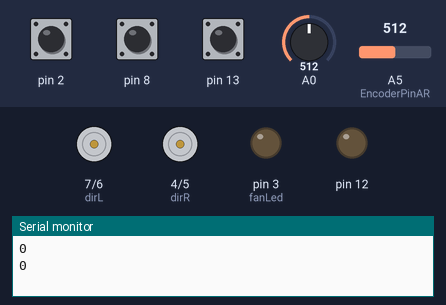
Simulated run of this sketch. Board: Arduino Uno, built with avr-gcc and run on an emulated ATmega328P. Parts: direction and speed pins drawn as motors (green arrow = direction pin HIGH = forward, orange = LOW = backward, longer = more drive), output pins drawn as LEDs (lit = HIGH), the last lines printed to the serial monitor. The inputs (shaded band) are chosen by the test bench; at power-on: pin 13 HIGH, pin 2 HIGH, pin 8 HIGH, A0 = 512, A5 (EncoderPinAR) = 512.

Above: at 1.2 s.
1.3 s: pin 13 pulled LOW for 1 s
At 3.3 s:
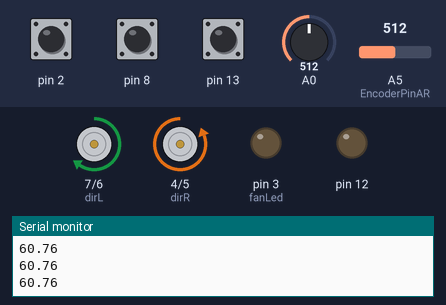
Timing chart, 0 to 4.8 s (numbered marks = the images above; inputs shaded):
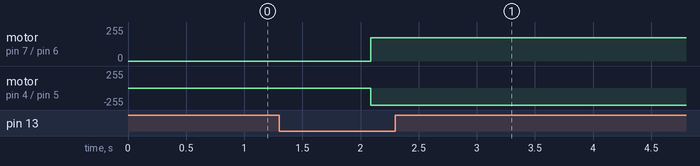

Measured:
- after the input at 1.3 s, motor on pin 7 (dirL) / pin 6 (pwmL): stopped → forward 175/255 after 0.79 s; motor on pin 4 (dirR) / pin 5 (pwmR): stopped → backward 255/255 after 0.79 s

The sketch:

Almost_Straight66.ino
```cpp
int dirR = 4;
int pwmR = 5;
int pwmL = 6;
int dirL = 7;
int reset;
int candleCount;
int fanLed = 3;
int micLed = 5;
 bool go = false;
 uint8_t oldtimer, oldadc, oldadmux;

 #include <avr/io.h>
#include <avr/interrupt.h>
#include <math.h>

//Define Pins
#define EncoderPinAL 18   // Encoder Pin A pin 2 and pin 3 are inturrpt pins
#define EncoderPinAR 19   // Encoder Pin B

volatile int countsR;
volatile int countsL;
int discount=0;
int ldiscount=0;
int rdiscount=0;
int lsCan=0;

double DspeedL = 200;
double DspeedR = 180;
double speedL = DspeedL;
double speedR = DspeedR;

void setup() {
  // put youR setup code heRe, to Run once:
  Serial.begin(9600);
  pinMode(dirR, OUTPUT);
  pinMode(pwmR, OUTPUT);
  pinMode(pwmL, OUTPUT);
  pinMode(dirL, OUTPUT);
  pinMode(12, OUTPUT);
  pinMode(2, INPUT);
  pinMode(8, INPUT);
  pinMode(fanLed, OUTPUT);
  pinMode(micLed, OUTPUT);
  pinMode(13, INPUT);
  digitalWrite(3, LOW);
  digitalWrite(1, LOW);

  pinMode(EncoderPinAR, INPUT); //initialize Encoder Pins
  digitalWrite(EncoderPinAR, LOW); //initialize Pin States
  pinMode(EncoderPinAL, INPUT); //initialize Encoder Pins
  digitalWrite(EncoderPinAL, LOW); //initialize Pin States
//  attachInterrupt(4, readEncoderR, CHANGE); //attach interrupt to PIN 2
//attachInterrupt(5, readEncoderL, CHANGE); //attach interrupt to PIN 2
  countsL = 0;
  countsR = 0;

  oldtimer = TIMSK0;
  oldadc = ADCSRA;
  oldadmux = ADMUX;
  TIMSK0 = 0;
  ADCSRA = 0xe4;
  ADMUX = 0x40;
  DIDR0 = 0x01;
}

void loop() {
  // put youR main code heRe, to Run Repeatedly:
 int x[1024];
  // put your main code here, to run repeatedly:
  TIMSK0 = 0;
  ADCSRA = 0xe4;
  ADMUX = 0x40;
  cli();
  for (int i = 0 ; i < 1024 ; i++) {

    while(!(ADCSRA & 0x10));
    ADCSRA = 0xf5;
    byte m = ADCL;
    byte j = ADCH;
    int k = (j << 8) | m;
    //k -= 0x0200;
    //k <<= 6;
    x[i] = k;
  }

  sei();
    int peak[256];
    memset(peak,0,256*sizeof(int));
    int peakcount=0;
  for(int i=1; i < 1024 - 1; i++){
   if(x[i] != 0){
    //Serial.println(x[i]);
    if(x[i-1] <x[i] and x[i]> x[i+1] and x[i]>350) {
      peak[peakcount]=i;
      peakcount++;
    }
   }
  }

  int start[128];
  memset(start,0,128*sizeof(int));
  int startcount = 0;
  for(int i=1; i < 256; i++){
    if((peak[i] - peak[i-1]) == 10){
      startcount++;
    }


  }
  TIMSK0 = oldtimer;
  ADCSRA = oldadc;
  ADMUX = oldadmux;

  digitalWrite(13, HIGH);
  digitalWrite(3, LOW);
  digitalWrite(8, HIGH);
  digitalWrite(2, HIGH);
  Serial.println(startcount);
  if(startcount >40)
  {
    go = true;
    setMotors(175,175);
  }
  if(digitalRead(13) == LOW){
    go=true;
    setMotors(175,175);
  }
  if(go==true)digitalWrite(micLed, HIGH);
  while(go==true){
    // motors();
   //checkCandle();
   Serial.println(frontWallDistance());
  // Serial.print("   ");
   //Serial.println(rCandle());
   delay(250);
  }
  delay(1000);

}

void motors(){
 // isCornered();
  if(frontWallDistance()<30){
    setMotors(-180,-180);
    setMotors(-180,-120);
    delay(400);
    setMotors(120,180);
    delay(600);
    setMotors(175,175);
  }
  else
  {
    setMotors(speedL+error(),speedR-error());
  }
  checkCandle();
  reseter();

}


void reseter(){
  reset++;
  if(reset>31){
    reset = 0;
  }
}

double rightWallDistance() {
  int rvolt = analogRead(4);
  double rdist = pow(rvolt, -1.041)*3009.2;
  //Serial.println(rdist);
  return rdist;
}

double leftWallDistance() {
  int rvolt = analogRead(2);
  double ldist = pow(rvolt, -1.041)*3009.2;
  return ldist;
}

double error(){

  if(rightWallDistance()>20){
    return(160);
  }
  else{
    return constrain((rightWallDistance() - 12),-15,15)*5;
  }
}

double frontWallDistance() {
  int volt = analogRead(5);
  return 0.0008*pow(volt, 2) - 0.4756*volt + 94.552;
}


void turnRight(){
  setMotors(speedL+50, speedR-50);
}

void normalSpeed(){
  setMotors(speedL,speedR);
}

void leftCandle(){
  if(reset<1){
    int lsCan = 0;
  }
  if(analogRead(8)>100){
    lsCan++;
  }
  if(lsCan>15){
    lsCan=0;
    stopMotors();
    delay(100);
    setMotors(-130,130);
    delay(250);
     setMotors(180,180);
    delay(750);
  }
}

void checkCandle(){
  leftCandle();
  int lCan = lCandle();
  int rCan = rCandle();
 // Serial.print(lCan);
 // Serial.print("   ");
 // Serial.println(rCan);
  if( lCan>=80 or rCan>=80){
    candleCount++;
  }
  if(candleCount>10){
    findCandle();
    candleCount = 0;
  }
  else if(reset>30){
    candleCount = 0;
  }
}

void findCandle(){
  int lCan = lCandle();
  int rCan = rCandle();
  int diff = lCan - rCan;
  stopMotors();
  delay(1000);
  while(lCan >=80 or rCan>=80){
    lCan = lCandle();
    rCan = rCandle();
    Serial.print(lCan);
    Serial.print("   ");
    Serial.println(rCan);
    diff = lCan - rCan;
    if(abs(diff)>10){
      if(diff>0){
        setMotors(-150,150);
      }
      else if(diff<-10){
        setMotors(150,-150);
      }
    }
    else {
      setMotors(150,150);
      delay(250);
      stopMotors();
      extinguish();
      lCan=0;
      rCan=0;
    }
  }
}

void extinguish(){
  fan(true);
  delay(2000);
  setMotors(-180,180);
  delay(300);
  setMotors(-130,130);
  delay(300);
  setMotors(-100,100);
  delay(5000);
  stopMotors();
  delay(1000);
  setMotors(180,-180);
  delay(300);
  setMotors(130,-130);
  delay(300);
  setMotors(100,-100);
  delay(2000);
  stopMotors();
  fan(false);
  delay(5000);


}

int lCandle(){
  return analogRead(3);
}

int rCandle(){
  return analogRead(1);
}

void stopMotors(){
  setMotors(0,0);
}

bool rightBump(){
  if(digitalRead(8)==LOW)return(true);
  else return(false);
}

bool leftBump(){
  if(digitalRead(2)==LOW) return(true);
  else return(false);
}

void fan(bool x){
  if(x==true){
    digitalWrite(12, HIGH);
    digitalWrite(fanLed , HIGH);
  }
  else if (x==false){
    digitalWrite(12, LOW);
    digitalWrite(fanLed, LOW);
  }
}

void isCornered(){
  if(rightWallDistance()<8 and leftWallDistance()<8 and frontWallDistance()<30){
    setMotors(-120,-120);
    delay(250);
  }
}

void setMotors(int dLeftSpeed, int dRightSpeed) {
 int leftSpeed = dLeftSpeed;
 int rightSpeed = dRightSpeed;

 if(leftBump()==true){
  leftSpeed = dLeftSpeed + 50;
  rightSpeed = -dRightSpeed*.75;
 }
 else if(rightBump() == true){
  rightSpeed = dRightSpeed + 50;
  leftSpeed = -dLeftSpeed*.75;
 }
  analogWrite(pwmR, constrain(abs(rightSpeed),-255,255));
  analogWrite(pwmL, constrain(abs(leftSpeed),-255,255));
  digitalWrite(dirR, LOW);
  digitalWrite(dirL, HIGH);
  if (leftSpeed < 0)
    digitalWrite(dirL, LOW);
  else
    digitalWrite(dirL, HIGH);
  if (rightSpeed < 0)
    digitalWrite(dirR, HIGH);
  else
    digitalWrite(dirR, LOW);
}
```
